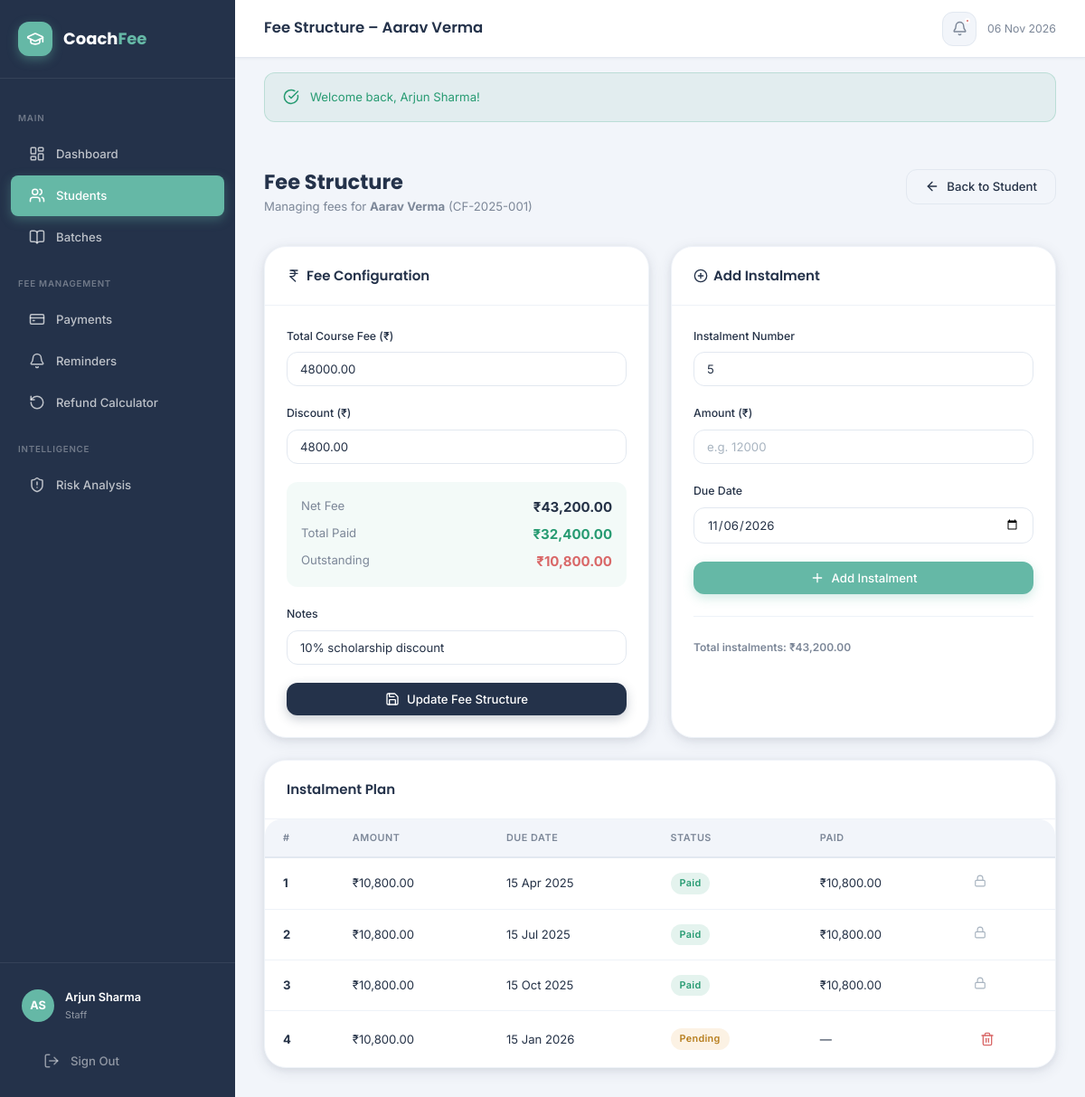
The page /src/staff/fee_structure.php?student_id=1 (signed in) on the database its author committed.
### tables this page shows
CREATE TABLE IF NOT EXISTS students (
    id              INT UNSIGNED AUTO_INCREMENT PRIMARY KEY,
    student_id      VARCHAR(20) NOT NULL UNIQUE,   
    name            VARCHAR(120) NOT NULL,
    email           VARCHAR(180),
    phone           VARCHAR(20),
    dob             DATE,
    address         TEXT,
    batch_id        INT UNSIGNED,
    enroll_date     DATE NOT NULL,
    status          ENUM('active','inactive','dropout','completed') NOT NULL DEFAULT 'active',
    photo           VARCHAR(255) DEFAULT NULL,
    notes           TEXT,
    created_at      DATETIME NOT NULL DEFAULT CURRENT_TIMESTAMP,
    updated_at      DATETIME NOT NULL DEFAULT CURRENT_TIMESTAMP ON UPDATE CURRENT_TIMESTAMP,
    FOREIGN KEY (batch_id) REFERENCES batches(id) ON DELETE SET NULL,
    INDEX idx_batch (batch_id),
    INDEX idx_status (status),
    FULLTEXT idx_ft_name (name, email)
);

CREATE TABLE IF NOT EXISTS fee_structures (
    id              INT UNSIGNED AUTO_INCREMENT PRIMARY KEY,
    student_id      INT UNSIGNED NOT NULL,
    batch_id        INT UNSIGNED,
    total_fee       DECIMAL(10,2) NOT NULL,
    discount        DECIMAL(10,2) NOT NULL DEFAULT 0.00,
    net_fee         DECIMAL(10,2) NOT NULL,    
    notes           TEXT,
    created_at      DATETIME NOT NULL DEFAULT CURRENT_TIMESTAMP,
    updated_at      DATETIME NOT NULL DEFAULT CURRENT_TIMESTAMP ON UPDATE CURRENT_TIMESTAMP,
    FOREIGN KEY (student_id) REFERENCES students(id) ON DELETE CASCADE,
    FOREIGN KEY (batch_id)   REFERENCES batches(id)  ON DELETE SET NULL,
    INDEX idx_student (student_id)
);

CREATE TABLE IF NOT EXISTS instalments (
    id                  INT UNSIGNED AUTO_INCREMENT PRIMARY KEY,
    fee_structure_id    INT UNSIGNED NOT NULL,
    instalment_no       INT NOT NULL DEFAULT 1,
    amount              DECIMAL(10,2) NOT NULL,
    due_date            DATE NOT NULL,
    status              ENUM('pending','paid','overdue','partial') NOT NULL DEFAULT 'pending',
    created_at          DATETIME NOT NULL DEFAULT CURRENT_TIMESTAMP,
    updated_at          DATETIME NOT NULL DEFAULT CURRENT_TIMESTAMP ON UPDATE CURRENT_TIMESTAMP,
    FOREIGN KEY (fee_structure_id) REFERENCES fee_structures(id) ON DELETE CASCADE,
    INDEX idx_fee_structure (fee_structure_id),
    INDEX idx_status (status),
    INDEX idx_due_date (due_date)
);

### config/session.php (called while the page is built, shortened)
<?php
function is_logged_in(): bool {
    return !empty($_SESSION['user_id']) && !empty($_SESSION['role']);
}
function current_user(): ?array {
    return [
        'id'    => $_SESSION['user_id'],
        'name'  => $_SESSION['user_name'],
        'email' => $_SESSION['user_email'],
        'role'  => $_SESSION['role'],
    ];
}
function get_flash(string $key): ?string {
    $msg = $_SESSION['flash'][$key] ?? null;
    return $msg;
}
function h(string $value): string {
    return htmlspecialchars($value, ENT_QUOTES | ENT_HTML5, 'UTF-8');
}
function sanitize_int($value): int {
    return (int) filter_var($value, FILTER_SANITIZE_NUMBER_INT);
}
function fmt_currency(float $amount): string {
    return '₹' . number_format($amount, 2);
}
function fmt_date(?string $date, string $format = 'd M Y'): string {
    return date($format, strtotime($date));
}

### config/database.php (called while the page is built, shortened)
<?php
class Database {
    private static ?PDO $instance = null;
    public static function getInstance(): PDO {
        if (self::$instance === null) {
            $dsn = sprintf(
                'mysql:host=%s;port=%s;dbname=%s;charset=%s',
                DB_HOST, DB_PORT, DB_NAME, DB_CHARSET
            );
            $options = [
                PDO::ATTR_ERRMODE            => PDO::ERRMODE_EXCEPTION,
                PDO::ATTR_DEFAULT_FETCH_MODE => PDO::FETCH_ASSOC,
                PDO::ATTR_EMULATE_PREPARES   => false,
            ];
            try {
                self::$instance = new PDO($dsn, DB_USER, DB_PASS, $options);
            } catch (PDOException $e) {
                if (APP_ENV === 'development') {
                    die('<div style="font-family:sans-serif;color:#D96868;padding:2rem;">
                         <h2>Database Connection Failed</h2>
                         <p>' . htmlspecialchars($e->getMessage()) . '</p>
                         <p>Check your config/config.php settings and ensure MySQL is running.</p>
                         </div>');
                } else {
                    die('Service temporarily unavailable. Please try again later.');
                }
            }
        }
        return self::$instance;
    }
}
function db(): PDO {
    return Database::getInstance();
}

### src/staff/fee_structure.php (the view, shortened to what this page needs)
<?php
require_once BASE_PATH . '/config/session.php';
require_once BASE_PATH . '/config/database.php';
$pdo       = db();
$studentId = sanitize_int($_GET['student_id'] ?? 0);
$student = $pdo->prepare("SELECT * FROM students WHERE id=?");
$student->execute([$studentId]);
$student = $student->fetch();
$fs = $pdo->prepare("SELECT * FROM fee_structures WHERE student_id=? LIMIT 1");
$fs->execute([$studentId]);
$fs = $fs->fetch();
$instalments = $fs ? $pdo->query("SELECT i.*, COALESCE(p.amount,0) AS paid_amount FROM instalments i LEFT JOIN payments p ON p.instalment_id=i.id WHERE i.fee_structure_id={$fs['id']} ORDER BY i.instalment_no")->fetchAll() : [];
$totalInstalments = array_sum(array_column($instalments,'amount'));
$totalPaid = array_sum(array_column($instalments,'paid_amount'));
$nextNo = count($instalments) + 1;
$pageTitle  = 'Fee Structure – ' . h($student['name']);
$activePage = 'students';
include BASE_PATH . '/templates/header.php';
?>
<div class="page-content">
  <div class="page-header">
    <div class="page-header-title">
      <h2>Fee Structure</h2>
      <p>Managing fees for <strong><?= h($student['name']) ?></strong> (<?= h($student['student_id']) ?>)</p>
    </div>
    <a href="/CoachFee/src/staff/student_detail.php?id=<?= $studentId ?>" class="btn btn-outline"><i data-lucide="arrow-left"></i> Back to Student</a>
  </div>
  <div style="display:grid;grid-template-columns:1fr 1fr;gap:var(--space-6);">
    <div class="card">
      <div class="card-header"><span class="card-title"><i data-lucide="indian-rupee" style="width:16px;height:16px;vertical-align:middle;margin-right:6px;"></i>Fee Configuration</span></div>
      <div class="card-body">
        <form method="POST" novalidate>
          <div class="form-group">
            <label>Total Course Fee (₹)</label>
            <input type="number" name="total_fee" class="form-control" step="0.01" min="0" required
              value="<?= h($fs['total_fee'] ?? '') ?>" placeholder="48000">
          </div>
          <div class="form-group">
            <label>Discount (₹)</label>
            <input type="number" name="discount" class="form-control" step="0.01" min="0"
              value="<?= h($fs['discount'] ?? '0') ?>" placeholder="0">
          </div>
          <?php if ($fs): ?>
          <div style="background:rgba(101,184,166,.08);border-radius:var(--radius-md);padding:var(--space-4);margin-bottom:var(--space-5);">
            <div style="display:flex;justify-content:space-between;"><span class="text-muted">Net Fee</span><strong><?= fmt_currency((float)$fs['net_fee']) ?></strong></div>
            <div style="display:flex;justify-content:space-between;margin-top:6px;"><span class="text-muted">Total Paid</span><strong style="color:var(--success);"><?= fmt_currency($totalPaid) ?></strong></div>
            <div style="display:flex;justify-content:space-between;margin-top:6px;"><span class="text-muted">Outstanding</span><strong style="color:var(--danger);"><?= fmt_currency(max(0,(float)$fs['net_fee']-$totalPaid)) ?></strong></div>
          </div>
          <?php endif; ?>
          <div class="form-group">
            <label>Notes</label>
            <input type="text" name="notes" class="form-control" value="<?= h($fs['notes'] ?? '') ?>" placeholder="Optional notes">
          </div>
          <button type="submit" class="btn btn-primary w-full"><i data-lucide="save"></i> <?= $fs ? 'Update' : 'Create' ?> Fee Structure</button>
        </form>
      </div>
    </div>
    <?php if ($fs): ?>
    <div class="card">
      <div class="card-header"><span class="card-title"><i data-lucide="plus-circle" style="width:16px;height:16px;vertical-align:middle;margin-right:6px;"></i>Add Instalment</span></div>
      <div class="card-body">
        <form method="POST" novalidate>
          <div class="form-group">
            <label>Instalment Number</label>
            <input type="number" name="instalment_no" class="form-control" value="<?= $nextNo ?>" min="1">
          </div>
          <div class="form-group">
            <label>Amount (₹)</label>
            <input type="number" name="amount" class="form-control" step="0.01" min="0" required placeholder="e.g. 12000">
          </div>
          <div class="form-group">
            <label>Due Date</label>
            <input type="date" name="due_date" class="form-control" required value="<?= date('Y-m-d') ?>">
          </div>
          <button type="submit" class="btn btn-accent w-full"><i data-lucide="plus"></i> Add Instalment</button>
        </form>
        <?php if (!empty($instalments)): ?>
        <hr class="divider">
        <div style="font-size:.8rem;font-weight:600;color:var(--text-muted);margin-bottom:8px;">
          Total instalments: <?= fmt_currency($totalInstalments) ?>
        </div>
        <?php endif; ?>
      </div>
    </div>
    <?php endif; ?>
  </div>
  <?php if (!empty($instalments)): ?>
  <div class="card" style="margin-top:var(--space-6);">
    <div class="card-header"><span class="card-title">Instalment Plan</span></div>
    <div class="table-wrapper">
      <table>
        <thead><tr><th>#</th><th>Amount</th><th>Due Date</th><th>Status</th><th>Paid</th><th></th></tr></thead>
        <tbody>
          <?php $sc=['paid'=>'badge-success','pending'=>'badge-warning','overdue'=>'badge-danger','partial'=>'badge-secondary']; ?>
          <?php foreach ($instalments as $i): ?>
          <tr>
            <td style="font-weight:700;"><?= $i['instalment_no'] ?></td>
            <td><?= fmt_currency((float)$i['amount']) ?></td>
            <td><?= fmt_date($i['due_date']) ?></td>
            <td><span class="badge <?= $sc[$i['status']]??'badge-secondary' ?>"><?= ucfirst($i['status']) ?></span></td>
            <td><?= (float)$i['paid_amount'] > 0 ? fmt_currency((float)$i['paid_amount']) : '—' ?></td>
            <td>
              <?php if ($i['status'] !== 'paid'): ?>
              <form method="POST" style="display:inline;" onsubmit="return confirm('Delete this instalment?')">
                <button type="submit" class="btn btn-ghost btn-icon-sm" title="Delete"><i data-lucide="trash-2" style="color:var(--danger);"></i></button>
              </form>
              <?php else: ?>
              <i data-lucide="lock" style="width:14px;height:14px;color:var(--text-light);" title="Paid – cannot delete"></i>
              <?php endif; ?>
            </td>
          </tr>
          <?php endforeach; ?>
        </tbody>
      </table>
    </div>
  </div>
  <?php endif; ?>
</div>
<?php include BASE_PATH . '/templates/footer.php'; ?>

### templates/header.php (shortened to what this page needs)
<?php
require_once BASE_PATH . '/config/session.php';
require_once BASE_PATH . '/config/database.php';
$user = current_user();
$initials = implode('', array_map(fn($w) => strtoupper($w[0]), array_slice(explode(' ', $user['name']), 0, 2)));
?>
<!DOCTYPE html>
<html lang="en">
<head>
    <link rel="stylesheet" href="/CoachFee/assets/css/style.css">
</head>
<body>
<div class="app-shell">
<aside class="sidebar" id="sidebar">
    <div class="sidebar-logo">
        <div class="sidebar-logo-icon"><i data-lucide="graduation-cap"></i></div>
        <span class="sidebar-logo-text">Coach<span>Fee</span></span>
    </div>
    <nav class="sidebar-nav">
        <div class="nav-section-label">Main</div>
        <a href="/CoachFee/src/staff/dashboard.php" class="nav-item <?= ($activePage==='dashboard') ? 'active' : '' ?>">
            <i data-lucide="layout-dashboard"></i> Dashboard
        </a>
        <a href="/CoachFee/src/staff/students.php" class="nav-item <?= ($activePage==='students') ? 'active' : '' ?>">
            <i data-lucide="users"></i> Students
        </a>
        <a href="/CoachFee/src/staff/batches.php" class="nav-item <?= ($activePage==='batches') ? 'active' : '' ?>">
            <i data-lucide="book-open"></i> Batches
        </a>
        <div class="nav-section-label">Fee Management</div>
        <a href="/CoachFee/src/staff/payments.php" class="nav-item <?= ($activePage==='payments') ? 'active' : '' ?>">
            <i data-lucide="credit-card"></i> Payments
        </a>
        <a href="/CoachFee/src/staff/reminders.php" class="nav-item <?= ($activePage==='reminders') ? 'active' : '' ?>">
            <i data-lucide="bell"></i> Reminders
        </a>
        <a href="/CoachFee/src/staff/refund.php" class="nav-item <?= ($activePage==='refund') ? 'active' : '' ?>">
            <i data-lucide="rotate-ccw"></i> Refund Calculator
        </a>
        <div class="nav-section-label">Intelligence</div>
        <a href="/CoachFee/src/staff/risk.php" class="nav-item <?= ($activePage==='risk') ? 'active' : '' ?>">
            <i data-lucide="shield-alert"></i> Risk Analysis
        </a>
    </nav>
    <div class="sidebar-footer">
        <div class="sidebar-user">
            <div class="sidebar-avatar"><?= h($initials) ?></div>
            <div>
                <div class="sidebar-user-name"><?= h($user['name']) ?></div>
                <div class="sidebar-user-role"><?= ucfirst($user['role']) ?></div>
            </div>
        </div>
        <a href="/CoachFee/src/auth/logout.php" class="nav-item" style="margin-top:8px;color:rgba(255,255,255,.5);">
            <i data-lucide="log-out"></i> Sign Out
        </a>
    </div>
</aside>
<div class="main-content">
    <header class="top-header">
        <div class="header-left">
            <div>
                <div class="page-title"><?= h($pageTitle ?? 'Dashboard') ?></div>
            </div>
        </div>
        <div class="header-right">
            <a href="/CoachFee/src/staff/reminders.php" class="header-btn" title="Reminders">
                <i data-lucide="bell"></i>
                <?php
                $overdueCount = db()->query("SELECT COUNT(*) FROM reminders WHERE status='pending'")->fetchColumn();
                if ($overdueCount > 0): ?>
                <span class="badge-dot"></span>
                <?php endif; ?>
            </a>
            <span style="font-size:.82rem;color:var(--text-muted);">
                <?= date('d M Y') ?>
            </span>
        </div>
    </header>
<?php
$flashSuccess = get_flash('success');
?>
<?php if ($flashSuccess): ?>
<div style="padding:0 var(--space-8);margin-top:var(--space-4);">
    <div class="alert alert-success"><i data-lucide="check-circle"></i> <?= h($flashSuccess) ?></div>
</div>
<?php endif; ?>

### rows shown on the page
students: name "Fee Structure – Aarav Verma", name "Aarav Verma", student "CF-2025-001"
fee_structures: total_fee "48000.00", discount "4800.00", net_fee "₹43,200.00", fmt_currency(max(0,(float)$fs['net_fee']-$totalPaid)) "₹10,800.00", notes "10% scholarship discount"
instalments: instalment_no "1", amount "₹10,800.00", due_date "15 Apr 2025", status "Paid", paid_amount "₹10,800.00"
instalments: instalment_no "2", amount "₹10,800.00", due_date "15 Jul 2025", status "Paid", paid_amount "₹10,800.00"
instalments: instalment_no "3", amount "₹10,800.00", due_date "15 Oct 2025", status "Paid", paid_amount "₹10,800.00"
instalments: instalment_no "4", amount "₹10,800.00", due_date "15 Jan 2026", status "Pending"

### other values the page prints
$initials "AS"
$user['name'] "Arjun Sharma"
$user['role'] "Staff"
$flashSuccess "Welcome back, Arjun Sharma!"
fmt_currency($totalPaid) "₹32,400.00"
fmt_currency($totalInstalments) "₹43,200.00"
